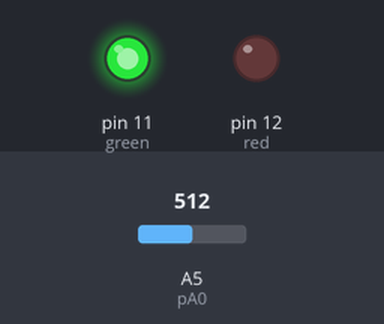
A sketch run on a simulated Arduino Uno, built with avr-gcc and run on an emulated ATmega328P. Shown: output pins drawn as LEDs (lit = HIGH). The inputs (shaded band) are chosen by the test bench; at power-on: A5 (pA0) = 512. What the sketch prints to the serial monitor is not drawn.

Above: at 1.2 s.
1.3 s: A5 (pA0) set to 109
2.8 s: A5 (pA0) set to 90
Timing chart, 0 to 5.8 s (numbered marks = the images above; inputs shaded):
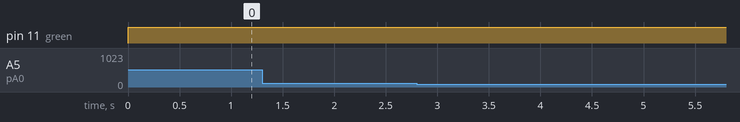

The sketch:

smoke_detector.ino
```cpp
const    int red=12;
const    int green=11;
const    int buzzer=10;
const    int pA0=A5;
const    int threshold=400;

void setup() {
  // put your setup code here, to run once:
pinMode(red,OUTPUT);
pinMode(green,OUTPUT);
pinMode(buzzer,OUTPUT);
pinMode(pA0,INPUT);
Serial.begin(9600);
}
void loop() {
  // put your main code here, to run repeatedly:
int analogsensor=analogRead(A5);
Serial.print("pA0");
Serial.println(analogsensor);
{
  if(analogsensor>analogRead)
  {
    digitalWrite(red,HIGH);
    digitalWrite(green,LOW);
    tone(buzzer,1000,2000);
  }
  else
  {
   digitalWrite(red,LOW);
    digitalWrite(green,HIGH);
    noTone(buzzer);
  }
}
}
```

Measured:
- after the input at 1.3 s, every drawn part: stays the same
- after the input at 2.8 s, every drawn part: stays the same
